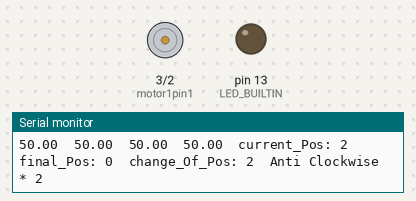
A sketch run on a simulated Arduino Uno, built with avr-gcc and run on an emulated ATmega328P. Parts: motor-driver pin pairs drawn as motors (green arrow = first pin HIGH = forward, orange = second pin HIGH = backward, longer = more drive, scaled by the enable pin), output pins drawn as LEDs (lit = HIGH), the last lines printed to the serial monitor. Random numbers use the default seed unless the sketch sets one.

Above: at 2.8 s.
At 5.9 s:
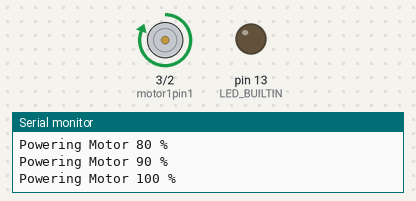
Timing chart, 0 to 7.4 s (numbered marks = the images above):
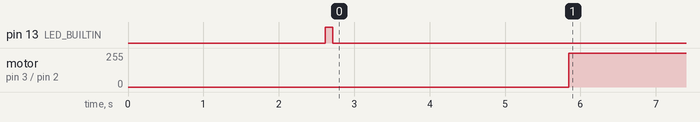

Measured:
- by itself, pin 13 (LED_BUILTIN): LOW → HIGH at 2.6 s, → LOW 0.10 s later
- by itself, motor on pin 3 (motor1pin1) / pin 2 (motor1pin2): stopped → forward 255/255 at 5.8 s

The sketch:

Solar_Tracker.ino
```cpp
//----------------PinOut declaration----------------
const int motor1pin1 = 3;
const int motor1pin2 = 2;
const int motor1Speed = 5;


//----------------Variable Declaration----------------
int current_Pos=2;
int final_Pos;
int max_val;
float ldr0,ldr1,ldr2,ldr3;
int change_Of_Pos=0;
float list[4];
int cycle=338*0.53;


//----------------Setup----------------
void setup()
{
  Serial.begin(9600);
  pinMode(motor1pin1, OUTPUT);
  pinMode(motor1pin2, OUTPUT);
  pinMode(motor1Speed, OUTPUT);
  pinMode(LED_BUILTIN, OUTPUT);
  digitalWrite(motor1Speed,1);
  for(float i=0;i<=100;i=i+(random(0,83647)/10000))
  {
    Serial.print("Initilising ");
    Serial.print(i);
    Serial.println(" %");
    digitalWrite(0,0);
    delay(50);
    digitalWrite(0,1);
    delay(50);
  }
}


//----------------Looping----------------
void loop()
{
  ldr_Read();
  float list[]={ldr0,ldr1,ldr2,ldr3};

   final_Pos=-1;
   max_val=-1;
   for (int i=0; i<4; i++)
   {
    if(max_val<list[i])
    {
      final_Pos=i;
      max_val=list[i];
    }
   Serial.print(list[i]);
   Serial.print("\t");
   }

   Serial.print("current_Pos: ");
   Serial.print(current_Pos);
   Serial.print("\t");
   Serial.print("final_Pos: ");
   Serial.print(final_Pos);
   Serial.print("\t");


   poschange();

   delay(3000);
   Serial.println("");
}

//----------------Functions----------------
void ldr_Read()
{
   digitalWrite(LED_BUILTIN,1);
   delay(100);
   digitalWrite(LED_BUILTIN,0);
   ldr0=map(analogRead(A0),1024,0,0,100);
   ldr1=map(analogRead(A1),1024,0,0,100);
   ldr2=map(analogRead(A2),1024,0,0,100);
   ldr3=map(analogRead(A3),1024,0,0,100);
}

void clockwise()
{
  delay(2000);
   for(int i=0;i<=100;i=i+10)
  {
    Serial.print("Powering Motor ");
    Serial.print(i);
    Serial.println(" %");
    delay(100);
  }
  digitalWrite(motor1pin1, LOW);
  digitalWrite(motor1pin2, HIGH);
  for(float i=0;i<=cycle; i++)
    {
      delay(1000);
      Serial.println("");
      Serial.print("Rotating Clockwise ");
      float progress=i*100/cycle;
      Serial.print(progress);
      Serial.print(" %");
    }

  digitalWrite(motor1pin1, LOW);
  digitalWrite(motor1pin2, LOW);

}


void anti_clockwise()
{
 delay(2000);
 for(int i=0;i<=100;i=i+10)
  {
    Serial.print("Powering Motor ");
    Serial.print(i);
    Serial.println(" %");
    delay(100);
  }
  digitalWrite(motor1pin1, HIGH);
  digitalWrite(motor1pin2, LOW);
  for(float i=0;i<=cycle; i++)
    {
      delay(1000);
      Serial.println("");
      Serial.print("Rotating Anti Clockwise ");
      float progress=i*100/cycle;
      Serial.print(progress);
      Serial.print(" %");
    }

  digitalWrite(motor1pin1, LOW);
  digitalWrite(motor1pin2, LOW);

}


void poschange()
{
  change_Of_Pos=min(final_Pos-current_Pos,current_Pos-final_Pos)*-1;
  Serial.print("change_Of_Pos: ");
  Serial.print(change_Of_Pos);
  Serial.print("\t");
  if(change_Of_Pos<=2)
  {
      if (final_Pos>current_Pos)
      {
          Serial.print("Clockwise * ");
          Serial.print(change_Of_Pos);
        for (int i=1;i<=change_Of_Pos;i++)
        {
          clockwise();
        }
      }
      if (final_Pos<current_Pos)
      {
          Serial.print("Anti Clockwise * ");
          Serial.print(change_Of_Pos);
        for (int i=1;i<=change_Of_Pos;i++)
        {
          anti_clockwise();
        }

      }
      if(final_Pos==current_Pos)
      {
       Serial.print("No change");
      }
  }
  else if (change_Of_Pos==3)
  {
    change_Of_Pos=4-change_Of_Pos;

    if (final_Pos<current_Pos)
      {
          Serial.print("Clockwise * ");
          Serial.print(change_Of_Pos);
        for (int i=1;i<=change_Of_Pos;i++)
        {
            clockwise();
        }
      }
      if (final_Pos>current_Pos)
      {
          Serial.print("Anti Clockwise * ");
          Serial.print(change_Of_Pos);
        for (int i=1;i<=change_Of_Pos;i++)
        {
          anti_clockwise();
        }
  }
  }

  current_Pos=final_Pos;
}
```
